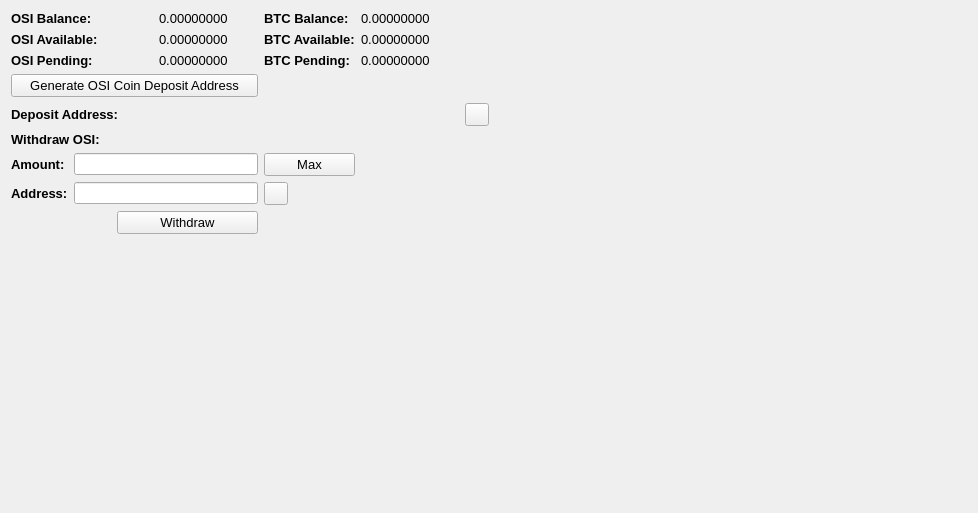
     <widget class="QWidget" name="BalanceTab">
      <attribute name="title">
       <string>Balance</string>
      </attribute>
      <layout class="QGridLayout" name="gridLayout_2">
       <item row="0" column="0" colspan="2">
        <widget class="QLabel" name="label_11">
         <property name="font">
          <font>
           <pointsize>10</pointsize>
           <weight>75</weight>
           <bold>true</bold>
          </font>
         </property>
         <property name="text">
          <string>OSI Balance:</string>
         </property>
        </widget>
       </item>
       <item row="0" column="3">
        <widget class="QLabel" name="OSIBalanceLabel">
         <property name="font">
          <font>
           <pointsize>10</pointsize>
          </font>
         </property>
         <property name="text">
          <string>0.00000000</string>
         </property>
         <property name="textInteractionFlags">
          <set>Qt::LinksAccessibleByMouse|Qt::TextSelectableByMouse</set>
         </property>
        </widget>
       </item>
       <item row="0" column="4">
        <widget class="QLabel" name="label_12">
         <property name="font">
          <font>
           <pointsize>10</pointsize>
           <weight>75</weight>
           <bold>true</bold>
          </font>
         </property>
         <property name="text">
          <string>BTC Balance:</string>
         </property>
        </widget>
       </item>
       <item row="0" column="5">
        <widget class="QLabel" name="BitcoinBalanceLabel">
         <property name="font">
          <font>
           <pointsize>10</pointsize>
          </font>
         </property>
         <property name="text">
          <string>0.00000000</string>
         </property>
         <property name="textInteractionFlags">
          <set>Qt::LinksAccessibleByMouse|Qt::TextSelectableByMouse</set>
         </property>
        </widget>
       </item>
       <item row="0" column="7" rowspan="10">
        <spacer name="horizontalSpacer_4">
         <property name="orientation">
          <enum>Qt::Horizontal</enum>
         </property>
         <property name="sizeHint" stdset="0">
          <size>
           <width>478</width>
           <height>488</height>
          </size>
         </property>
        </spacer>
       </item>
       <item row="1" column="0" colspan="2">
        <widget class="QLabel" name="label_13">
         <property name="font">
          <font>
           <pointsize>10</pointsize>
           <weight>75</weight>
           <bold>true</bold>
          </font>
         </property>
         <property name="text">
          <string>OSI Available:</string>
         </property>
        </widget>
       </item>
       <item row="1" column="3">
        <widget class="QLabel" name="OSIAvailableLabel_2">
         <property name="font">
          <font>
           <pointsize>10</pointsize>
          </font>
         </property>
         <property name="text">
          <string>0.00000000</string>
         </property>
         <property name="textInteractionFlags">
          <set>Qt::LinksAccessibleByMouse|Qt::TextSelectableByMouse</set>
         </property>
        </widget>
       </item>
       <item row="1" column="4">
        <widget class="QLabel" name="label_15">
         <property name="font">
          <font>
           <pointsize>10</pointsize>
           <weight>75</weight>
           <bold>true</bold>
          </font>
         </property>
         <property name="text">
          <string>BTC Available:</string>
         </property>
        </widget>
       </item>
       <item row="1" column="5">
        <widget class="QLabel" name="BitcoinAvailableLabel">
         <property name="font">
          <font>
           <pointsize>10</pointsize>
          </font>
         </property>
         <property name="text">
          <string>0.00000000</string>
         </property>
         <property name="textInteractionFlags">
          <set>Qt::LinksAccessibleByMouse|Qt::TextSelectableByMouse</set>
         </property>
        </widget>
       </item>
       <item row="2" column="0" colspan="2">
        <widget class="QLabel" name="label_14">
         <property name="font">
          <font>
           <pointsize>10</pointsize>
           <weight>75</weight>
           <bold>true</bold>
          </font>
         </property>
         <property name="text">
          <string>OSI Pending:</string>
         </property>
        </widget>
       </item>
       <item row="2" column="3">
        <widget class="QLabel" name="OSIPendingLabel">
         <property name="font">
          <font>
           <pointsize>10</pointsize>
          </font>
         </property>
         <property name="text">
          <string>0.00000000</string>
         </property>
         <property name="textInteractionFlags">
          <set>Qt::LinksAccessibleByMouse|Qt::TextSelectableByMouse</set>
         </property>
        </widget>
       </item>
       <item row="2" column="4">
        <widget class="QLabel" name="label_31">
         <property name="font">
          <font>
           <pointsize>10</pointsize>
           <weight>75</weight>
           <bold>true</bold>
          </font>
         </property>
         <property name="text">
          <string>BTC Pending:</string>
         </property>
        </widget>
       </item>
       <item row="2" column="5">
        <widget class="QLabel" name="BitcoinPendingLabel">
         <property name="font">
          <font>
           <pointsize>10</pointsize>
          </font>
         </property>
         <property name="text">
          <string>0.00000000</string>
         </property>
         <property name="textInteractionFlags">
          <set>Qt::LinksAccessibleByMouse|Qt::TextSelectableByMouse</set>
         </property>
        </widget>
       </item>
       <item row="3" column="0" colspan="4">
        <widget class="QPushButton" name="GenDepositBTN">
         <property name="font">
          <font>
           <pointsize>10</pointsize>
          </font>
         </property>
         <property name="text">
          <string>Generate OSI Coin Deposit Address</string>
         </property>
        </widget>
       </item>
       <item row="4" column="0" colspan="3">
        <widget class="QLabel" name="label_33">
         <property name="font">
          <font>
           <pointsize>10</pointsize>
           <weight>75</weight>
           <bold>true</bold>
          </font>
         </property>
         <property name="text">
          <string>Deposit Address:</string>
         </property>
        </widget>
       </item>
       <item row="4" column="3" colspan="3">
        <widget class="QLabel" name="DepositAddressLabel">
         <property name="minimumSize">
          <size>
           <width>300</width>
           <height>0</height>
          </size>
         </property>
         <property name="palette">
          <palette>
           <active>
            <colorrole role="WindowText">
             <brush brushstyle="SolidPattern">
              <color alpha="255">
               <red>0</red>
               <green>0</green>
               <blue>0</blue>
              </color>
             </brush>
            </colorrole>
            <colorrole role="Text">
             <brush brushstyle="SolidPattern">
              <color alpha="255">
               <red>0</red>
               <green>0</green>
               <blue>255</blue>
              </color>
             </brush>
            </colorrole>
           </active>
           <inactive>
            <colorrole role="WindowText">
             <brush brushstyle="SolidPattern">
              <color alpha="255">
               <red>0</red>
               <green>0</green>
               <blue>0</blue>
              </color>
             </brush>
            </colorrole>
            <colorrole role="Text">
             <brush brushstyle="SolidPattern">
              <color alpha="255">
               <red>0</red>
               <green>0</green>
               <blue>255</blue>
              </color>
             </brush>
            </colorrole>
           </inactive>
           <disabled>
            <colorrole role="WindowText">
             <brush brushstyle="SolidPattern">
              <color alpha="255">
               <red>120</red>
               <green>120</green>
               <blue>120</blue>
              </color>
             </brush>
            </colorrole>
            <colorrole role="Text">
             <brush brushstyle="SolidPattern">
              <color alpha="255">
               <red>120</red>
               <green>120</green>
               <blue>120</blue>
              </color>
             </brush>
            </colorrole>
           </disabled>
          </palette>
         </property>
         <property name="font">
          <font>
           <pointsize>10</pointsize>
           <weight>75</weight>
           <bold>true</bold>
          </font>
         </property>
         <property name="text">
          <string/>
         </property>
         <property name="alignment">
          <set>Qt::AlignRight|Qt::AlignTrailing|Qt::AlignVCenter</set>
         </property>
         <property name="textInteractionFlags">
          <set>Qt::LinksAccessibleByMouse|Qt::TextSelectableByKeyboard|Qt::TextSelectableByMouse</set>
         </property>
        </widget>
       </item>
       <item row="4" column="6">
        <widget class="QToolButton" name="DepositCopyButton">
         <property name="toolTip">
          <string>Copy to clipboard</string>
         </property>
         <property name="text">
          <string/>
         </property>
         <property name="icon">
          <iconset resource="../bitcoin.qrc">
           <normaloff>:/icons/editcopy</normaloff>:/icons/editcopy</iconset>
         </property>
         <property name="shortcut">
          <string>Alt+P</string>
         </property>
        </widget>
       </item>
       <item row="5" column="0" colspan="2">
        <widget class="QLabel" name="label_34">
         <property name="font">
          <font>
           <pointsize>10</pointsize>
           <weight>75</weight>
           <bold>true</bold>
          </font>
         </property>
         <property name="text">
          <string>Withdraw OSI:</string>
         </property>
        </widget>
       </item>
       <item row="6" column="0">
        <widget class="QLabel" name="label_26">
         <property name="font">
          <font>
           <pointsize>10</pointsize>
           <weight>75</weight>
           <bold>true</bold>
          </font>
         </property>
         <property name="text">
          <string>Amount:</string>
         </property>
        </widget>
       </item>
       <item row="6" column="1" colspan="3">
        <widget class="QLineEdit" name="WithdrawUnitsInput">
         <property name="font">
          <font>
           <pointsize>9</pointsize>
           <weight>75</weight>
           <bold>true</bold>
          </font>
         </property>
         <property name="text">
          <string/>
         </property>
        </widget>
       </item>
       <item row="6" column="4">
        <widget class="QPushButton" name="Withdraw_Max_Amount">
         <property name="font">
          <font>
           <pointsize>10</pointsize>
          </font>
         </property>
         <property name="text">
          <string>Max</string>
         </property>
        </widget>
       </item>
       <item row="7" column="0">
        <widget class="QLabel" name="label_10">
         <property name="font">
          <font>
           <pointsize>10</pointsize>
           <weight>75</weight>
           <bold>true</bold>
          </font>
         </property>
         <property name="text">
          <string>Address:</string>
         </property>
        </widget>
       </item>
       <item row="7" column="1" colspan="3">
        <widget class="QLineEdit" name="WithdrawAddress">
         <property name="font">
          <font>
           <pointsize>9</pointsize>
           <weight>75</weight>
           <bold>true</bold>
          </font>
         </property>
        </widget>
       </item>
       <item row="7" column="4">
        <widget class="QToolButton" name="WithdrawPasteButton">
         <property name="toolTip">
          <string>Paste from clipboard</string>
         </property>
         <property name="text">
          <string/>
         </property>
         <property name="icon">
          <iconset resource="../bitcoin.qrc">
           <normaloff>:/icons/editpaste</normaloff>:/icons/editpaste</iconset>
         </property>
         <property name="shortcut">
          <string>Alt+P</string>
         </property>
        </widget>
       </item>
       <item row="8" column="2" colspan="2">
        <widget class="QPushButton" name="WithdrawUnitsBtn">
         <property name="font">
          <font>
           <pointsize>10</pointsize>
          </font>
         </property>
         <property name="text">
          <string>Withdraw</string>
         </property>
        </widget>
       </item>
       <item row="9" column="0" colspan="6">
        <spacer name="verticalSpacer">
         <property name="orientation">
          <enum>Qt::Vertical</enum>
         </property>
         <property name="sizeHint" stdset="0">
          <size>
           <width>428</width>
           <height>262</height>
          </size>
         </property>
        </spacer>
       </item>
      </layout>
      <zorder>label_31</zorder>
      <zorder>label_15</zorder>
      <zorder>label_12</zorder>
      <zorder>label_14</zorder>
      <zorder>label_13</zorder>
      <zorder>label_11</zorder>
      <zorder>BitcoinBalanceLabel</zorder>
      <zorder>OSIBalanceLabel</zorder>
      <zorder>OSIAvailableLabel_2</zorder>
      <zorder>OSIPendingLabel</zorder>
      <zorder>BitcoinAvailableLabel</zorder>
      <zorder>BitcoinPendingLabel</zorder>
      <zorder>label_33</zorder>
      <zorder>GenDepositBTN</zorder>
      <zorder>DepositAddressLabel</zorder>
      <zorder>Withdraw_Max_Amount</zorder>
      <zorder>label_34</zorder>
      <zorder>WithdrawUnitsInput</zorder>
      <zorder>label_10</zorder>
      <zorder>label_26</zorder>
      <zorder>WithdrawAddress</zorder>
      <zorder>WithdrawUnitsBtn</zorder>
      <zorder>horizontalSpacer_4</zorder>
      <zorder>verticalSpacer</zorder>
      <zorder>WithdrawPasteButton</zorder>
      <zorder>DepositCopyButton</zorder>
     </widget>
